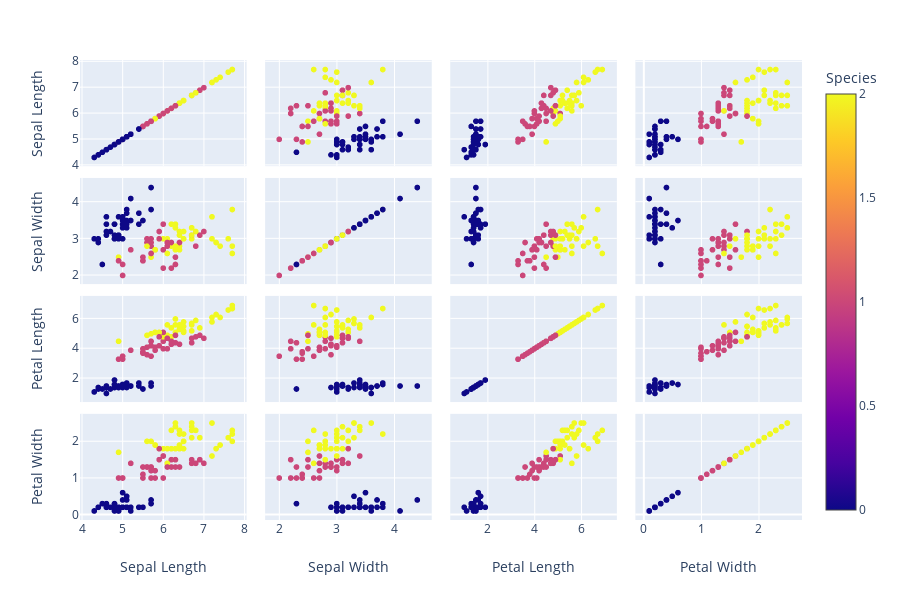

The cell this chart's notebook holds for it:
### Markdown cell above
Let's plot the three datasets as well:

### Code cell
df_train = pd.DataFrame(np.c_[X_train, y_train], columns=df.columns)
fig2 = px.scatter_matrix(df_train, dimensions=data_dimensions, color='Species')
fig2.show()

### Figure 1 — Plotly figure (JSON) as saved in the notebook; plotly's stock layout.template omitted (floating-point values rounded to 4 significant figures)
{"data": [{"dimensions": [{"axis": {"matches": true}, "label": "Sepal Length", "values": [7.7, 5.7, 5, 4.8, 5.2, 5.1, 5.5, 7.7, 6.9, 7.3, 6.4, 6.2, 6, 7.7, 5.7, 4.8, 5.7, 6.3, 4.8, 4.7, 6.5, 4.6, 6.1, 6.5, 6.7, 5.7, 6.7, 6, 5.1, 6, 6.4, 6.5, 5, 6.3, 5.5, 5.4, 4.9, 5.2, 6.7, 4.4, 6, 6.4, 5.9, 5.2, 5.1, 5.8, 4.9, 7.4, 6.2, 7.6, 6.7, 6.3, 6.2, 7.2, 5.6, 5.7, 5.8, 4.5, 5.5, 6.9, 5, 6.8, 5, 4.8, 6.3, 5.6, 6.8, 5, 5.1, 5.9, 4.6, 5.8, 4.8, 6.5, 4.9, 4.6, 6.4, 4.3, 5.6, 4.4, 5.5, 5, 5.1, 4.9, 4.9, 4.6, 5.9, 6.1, 5, 6.7, 5.7, 6.2, 7, 5.8, 5.4, 5, 6.1, 6.1, 7.2, 5.7, 6.3, 6.4, 6.3, 6.7, 4.9]}, {"axis": {"matches": true}, "label": "Sepal Width", "values": [2.6, 3.8, 3.6, 3, 2.7, 3.4, 3.5, 3.8, 3.1, 2.9, 2.8, 2.8, 3.4, 2.8, 3, 3.4, 2.5, 2.7, 3, 3.2, 3, 3.4, 3, 3.2, 3.1, 2.8, 3.3, 3, 3.8, 2.2, 2.9, 3, 2.3, 3.3, 2.5, 3.7, 3.1, 4.1, 3.3, 3, 2.7, 2.7, 3, 3.5, 3.3, 2.7, 3.1, 2.8, 2.9, 3, 3, 2.3, 3.4, 3.6, 2.9, 4.4, 2.7, 2.3, 2.4, 3.1, 3.4, 2.8, 3.5, 3.4, 3.4, 2.8, 3.2, 3.3, 3.7, 3.2, 3.1, 2.7, 3.1, 3, 2.5, 3.2, 3.2, 3, 3, 2.9, 2.4, 2, 3.5, 3, 2.4, 3.6, 3, 2.9, 3.4, 3.1, 2.9, 2.2, 3.2, 2.7, 3.4, 3, 2.6, 2.8, 3, 2.6, 2.8, 3.1, 2.5, 3.1, 3.6]}, {"axis": {"matches": true}, "label": "Petal Length", "values": [6.9, 1.7, 1.4, 1.4, 3.9, 1.5, 1.3, 6.7, 5.4, 6.3, 5.6, 4.8, 4.5, 6.7, 4.2, 1.6, 5, 4.9, 1.4, 1.3, 5.8, 1.4, 4.9, 5.1, 4.4, 4.5, 5.7, 4.8, 1.6, 4, 4.3, 5.5, 3.3, 6, 4, 1.5, 1.5, 1.5, 5.7, 1.3, 5.1, 5.3, 5.1, 1.5, 1.7, 4.1, 1.5, 6.1, 4.3, 6.6, 5.2, 4.4, 5.4, 6.1, 3.6, 1.5, 3.9, 1.3, 3.8, 4.9, 1.6, 4.8, 1.6, 1.9, 5.6, 4.9, 5.9, 1.4, 1.5, 4.8, 1.5, 5.1, 1.6, 5.2, 4.5, 1.4, 5.3, 1.1, 4.1, 1.4, 3.7, 3.5, 1.4, 1.4, 3.3, 1, 4.2, 4.7, 1.5, 4.7, 4.2, 4.5, 4.7, 5.1, 1.7, 1.6, 5.6, 4, 5.8, 3.5, 5.1, 5.5, 4.9, 5.6, 1.4]}, {"axis": {"matches": true}, "label": "Petal Width", "values": [2.3, 0.3, 0.2, 0.3, 1.4, 0.2, 0.2, 2.2, 2.1, 1.8, 2.2, 1.8, 1.6, 2, 1.2, 0.2, 2, 1.8, 0.1, 0.2, 2.2, 0.3, 1.8, 2, 1.4, 1.3, 2.5, 1.8, 0.2, 1, 1.3, 1.8, 1, 2.5, 1.3, 0.2, 0.2, 0.1, 2.1, 0.2, 1.6, 1.9, 1.8, 0.2, 0.5, 1, 0.1, 1.9, 1.3, 2.1, 2.3, 1.3, 2.3, 2.5, 1.3, 0.4, 1.2, 0.3, 1.1, 1.5, 0.4, 1.4, 0.6, 0.2, 2.4, 2, 2.3, 0.2, 0.4, 1.8, 0.2, 1.9, 0.2, 2, 1.7, 0.2, 2.3, 0.1, 1.3, 0.2, 1, 1, 0.2, 0.2, 1, 0.2, 1.5, 1.4, 0.2, 1.5, 1.3, 1.5, 1.4, 1.9, 0.2, 0.2, 1.4, 1.3, 1.6, 1, 1.5, 1.8, 1.5, 2.4, 0.1]}], "hoverlabel": {"namelength": 0}, "hovertemplate": "%{xaxis.title.text}=%{x}<br>%{yaxis.title.text}=%{y}<br>Species=%{marker.color}", "legendgroup": "", "marker": {"color": [2, 0, 0, 0, 1, 0, 0, 2, 2, 2, 2, 2, 1, 2, 1, 0, 2, 2, 0, 0, 2, 0, 2, 2, 1, 1, 2, 2, 0, 1, 1, 2, 1, 2, 1, 0, 0, 0, 2, 0, 1, 2, 2, 0, 0, 1, 0, 2, 1, 2, 2, 1, 2, 2, 1, 0, 1, 0, 1, 1, 0, 1, 0, 0, 2, 2, 2, 0, 0, 1, 0, 2, 0, 2, 2, 0, 2, 0, 1, 0, 1, 1, 0, 0, 1, 0, 1, 1, 0, 1, 1, 1, 1, 2, 0, 0, 2, 1, 2, 1, 2, 2, 1, 2, 0], "coloraxis": "coloraxis", "symbol": "circle"}, "name": "", "showlegend": false, "type": "splom"}], "layout": {"coloraxis": {"colorbar": {"title": {"text": "Species"}}, "colorscale": [[0, "#0d0887"], [0.1111, "#46039f"], [0.2222, "#7201a8"], [0.3333, "#9c179e"], [0.4444, "#bd3786"], [0.5556, "#d8576b"], [0.6667, "#ed7953"], [0.7778, "#fb9f3a"], [0.8889, "#fdca26"], [1, "#f0f921"]]}, "dragmode": "select", "height": 600, "legend": {"tracegroupgap": 0}, "margin": {"t": 60}}}
